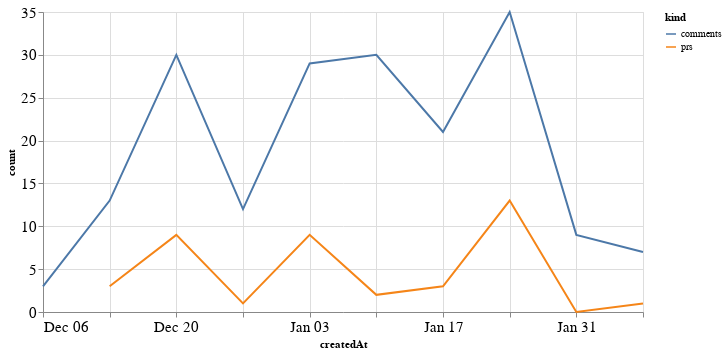

Notebook code for this chart:
### Code cell
alt.Chart(total_time, width=600).mark_line().encode(
    x='createdAt',
    y='count',
    color='kind'
)

### Figure 1 — Vega-Lite specification as saved in the notebook (floating-point values rounded to 4 significant figures)
{"config": {"axisLeft": {"labelFontSize": 15}, "axisBottom": {"labelFontSize": 15}}, "data": {"name": "data-170c965b3478487a5d92ae5cd9de0020"}, "mark": "line", "encoding": {"color": {"type": "nominal", "field": "kind"}, "x": {"type": "temporal", "field": "createdAt"}, "y": {"type": "quantitative", "field": "count"}}, "width": 600, "$schema": "https://vega.github.io/schema/vega-lite/v4.8.1.json", "datasets": {"data-170c965b3478487a5d92ae5cd9de0020": [{"createdAt": "2020-12-13T00:00:00", "kind": "prs", "count": 3.0}, {"createdAt": "2020-12-20T00:00:00", "kind": "prs", "count": 9.0}, {"createdAt": "2020-12-27T00:00:00", "kind": "prs", "count": 1.0}, {"createdAt": "2021-01-03T00:00:00", "kind": "prs", "count": 9.0}, {"createdAt": "2021-01-10T00:00:00", "kind": "prs", "count": 2.0}, {"createdAt": "2021-01-17T00:00:00", "kind": "prs", "count": 3.0}, {"createdAt": "2021-01-24T00:00:00", "kind": "prs", "count": 13.0}, {"createdAt": "2021-01-31T00:00:00", "kind": "prs", "count": 0.0}, {"createdAt": "2021-02-07T00:00:00", "kind": "prs", "count": 1.0}, {"createdAt": "2020-12-06T00:00:00", "kind": "prs", "count": null}, {"createdAt": "2020-12-13T00:00:00", "kind": "comments", "count": 13.0}, {"createdAt": "2020-12-20T00:00:00", "kind": "comments", "count": 30.0}, {"createdAt": "2020-12-27T00:00:00", "kind": "comments", "count": 12.0}, {"createdAt": "2021-01-03T00:00:00", "kind": "comments", "count": 29.0}, {"createdAt": "2021-01-10T00:00:00", "kind": "comments", "count": 30.0}, {"createdAt": "2021-01-17T00:00:00", "kind": "comments", "count": 21.0}, {"createdAt": "2021-01-24T00:00:00", "kind": "comments", "count": 35.0}, {"createdAt": "2021-01-31T00:00:00", "kind": "comments", "count": 9.0}, {"createdAt": "2021-02-07T00:00:00", "kind": "comments", "count": 7.0}, {"createdAt": "2020-12-06T00:00:00", "kind": "comments", "count": 3.0}]}}
